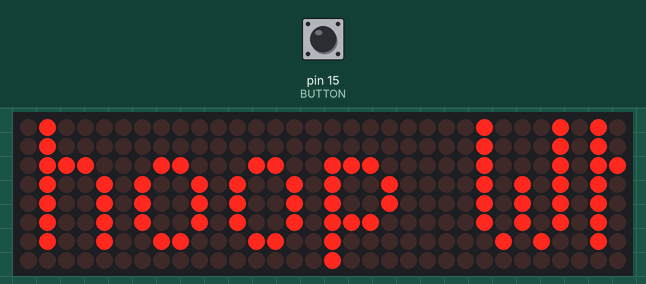
This sketch was run on a simulated Arduino Uno, built with avr-gcc and run on an emulated ATmega328P. On the bench: 32×8 LED matrix. The test bench sets the inputs (shaded band); at power-on: pin 15 (BUTTON) HIGH.

Above: at 1.2 s.
1.3 s: pin 15 (BUTTON) pulled LOW for 0.15 s
At 1.7 s:
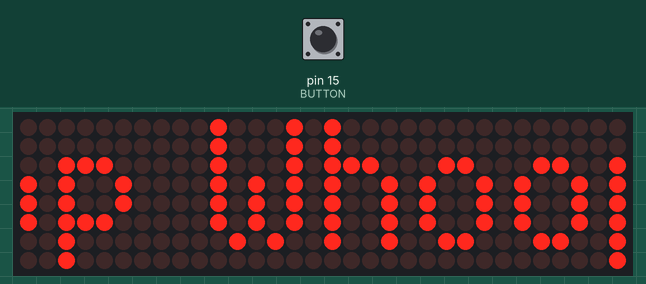
4.4 s: pin 15 (BUTTON) pulled LOW for 1 s
At 5.86 s:
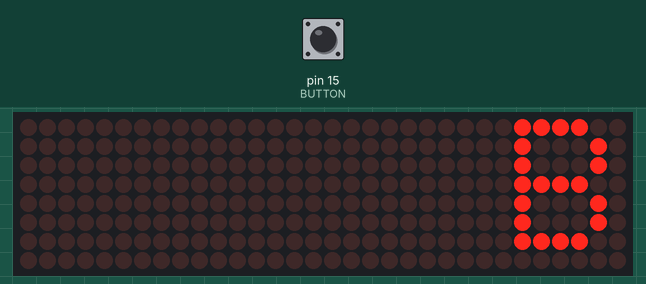
6.0 s: pin 15 (BUTTON) pulled LOW for 0.15 s
At 6.4 s:
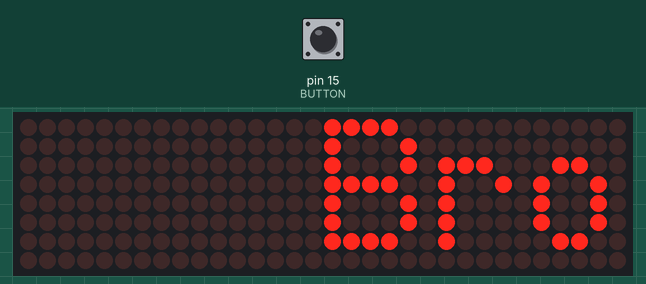
9.1 s: pin 15 (BUTTON) pulled LOW for 3.2 s
At 9.5 s:
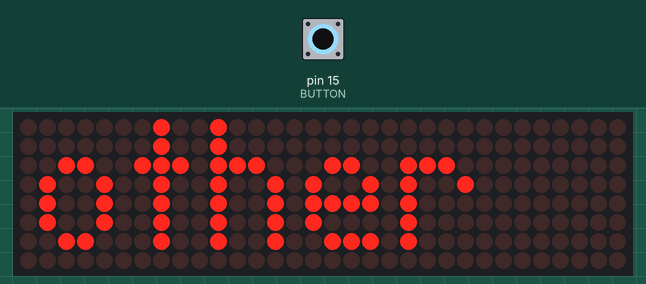
12.9 s: pin 15 (BUTTON) pulled LOW for 1 s
At 14.36 s:
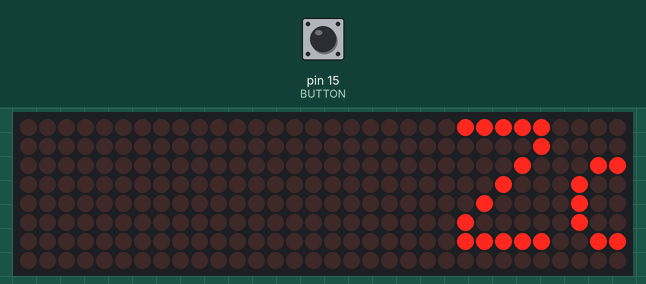
14.5 s: pin 15 (BUTTON) pulled LOW for 0.15 s
At 18.08 s:
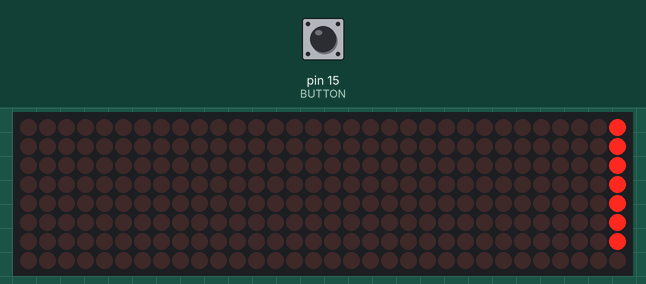
Timing chart, 0 to 18.6 s (numbered marks = the images above; inputs shaded):
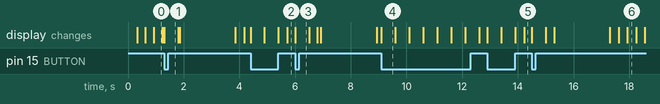

Measured:
- what the display in image 4 shows lasts 0.5 s, from 9.1 s to 9.6 s

The sketch:

sign_v1.ino
```cpp
/*BOOTLOADER, ETC:
https://www.arduino.cc/en/Tutorial/ArduinoToBreadboard


Matrix max7219 4 block
CLK = 19/13/sck
CS = 16/10/ss
DIN = 17/11/mosi
gnd = gnd
vcc = vcc

button
24/15/a1 = button
gnd

cp2102 serial programmer
5v = vcc
gnd = gnd
txd = pin 2/0
rxi = 3/1
dtr = positive side of 10uf cap > negative side of 10uf cap > 1/22
3v = nothing


atmega328p:
*may have issues using
1/22* = negative side of 10uf cap > positive side of 10uf cap > usb to serial debug and program DTR
1/22* = 10k resistor to vcc
2/0 = usb to serial debug and program transfer
3/1 = usb to serial debug and prgroam recieve
4/2 = nothing
5/3 = nothing
6/4 = nothing
7 = vcc
8 = gnd
9/20* = nothing
10/21* = nothing
11/5 = nothing
12/6/ain0 = nothing
13/7/ain1 = noting
14/8 = resistor + led long leg  for debugging

15/9 = nothing
16/10/ss = cs on matrix display
17/11/mosi = din on matrix display
18/12/miso = nothing
19/13/sck = clk on matrix display
20 = vcc
21 = aref/nothing
22 = gnd
23/14/a0 = nothing
24/15/a1 = button
25/16/a2 = nothing
26/17/a3 = nothing
27/18/a4/sda = nothing
28/19/a5/scl = nothing

 */

//SETUP THE LED MATRIX
//libraries needed:
//md_max72xx by majicDesigns
//md_maxpanel by majicdesigns
//md_parola by majicdesigns
//lots of code poached from parola scroll example.
#include <MD_Parola.h>
#include <MD_MAX72xx.h>
#include <SPI.h>
#define HARDWARE_TYPE MD_MAX72XX::FC16_HW //chinese device
#define MAX_DEVICES 4 //number of 8x8 squares
#define CLK_PIN   13
#define DATA_PIN  11
#define CS_PIN    10
MD_Parola P = MD_Parola(HARDWARE_TYPE, CS_PIN, MAX_DEVICES);
uint8_t scrollSpeed = 25;    // default frame delay value
textEffect_t scrollEffect = PA_SCROLL_LEFT;
textPosition_t scrollAlign = PA_LEFT;
uint16_t scrollPause = 2000; // in milliseconds

//button  1 when not pushed.  0 when pushed.
const int BUTTON = 15;
byte ButtonState; //pushed or no?


//vars
int count = 0;
//char count of longest message plus one. or some high number if you have plenty of memory.
#define  BUF_SIZE  25
char curMessage[BUF_SIZE] = { "" }; //holding space
//number of messages
const int NUM_OF_ELEMENTS = 9;
//array of messages
char messages [NUM_OF_ELEMENTS] [BUF_SIZE] = {
  { "Whoop Whoop" },
  { "Fam-a-lee" },
  { "17" },
  { "Brother" },
  { "Zabba" },
  { "K-C-MO" },
  { "More Butthole" },
  { "Fuck Off" },
  { "RIP Lahey" }
};


void setup() {
 // delay(5000); //time to debug
 // Serial.begin(57600);
  //button
  pinMode(BUTTON, INPUT_PULLUP);
  //screen
  P.begin(); // the display
  P.setIntensity(1);
  P.displayText(curMessage, scrollAlign, scrollSpeed, scrollPause, scrollEffect, scrollEffect);
}

void loop() {
ButtonState = digitalRead(BUTTON);

  if(ButtonState == LOW) { //if button pressed increase counter
    count++;
    delay(500); //try and stop some bouncing
  }
  if (count < NUM_OF_ELEMENTS) {
 //     Serial.println (count); //debug
 //     Serial.println (messages [count]); //debug
      strcpy(curMessage, messages [count]);
    }
  else { //when NUM_OF_ELEMENTS +1 reset to zero and print 0 on next loop
    count = 0;
  }
 //print to the matrix
  if (P.displayAnimate())
  {
     P.displayReset();
  }

}
```
